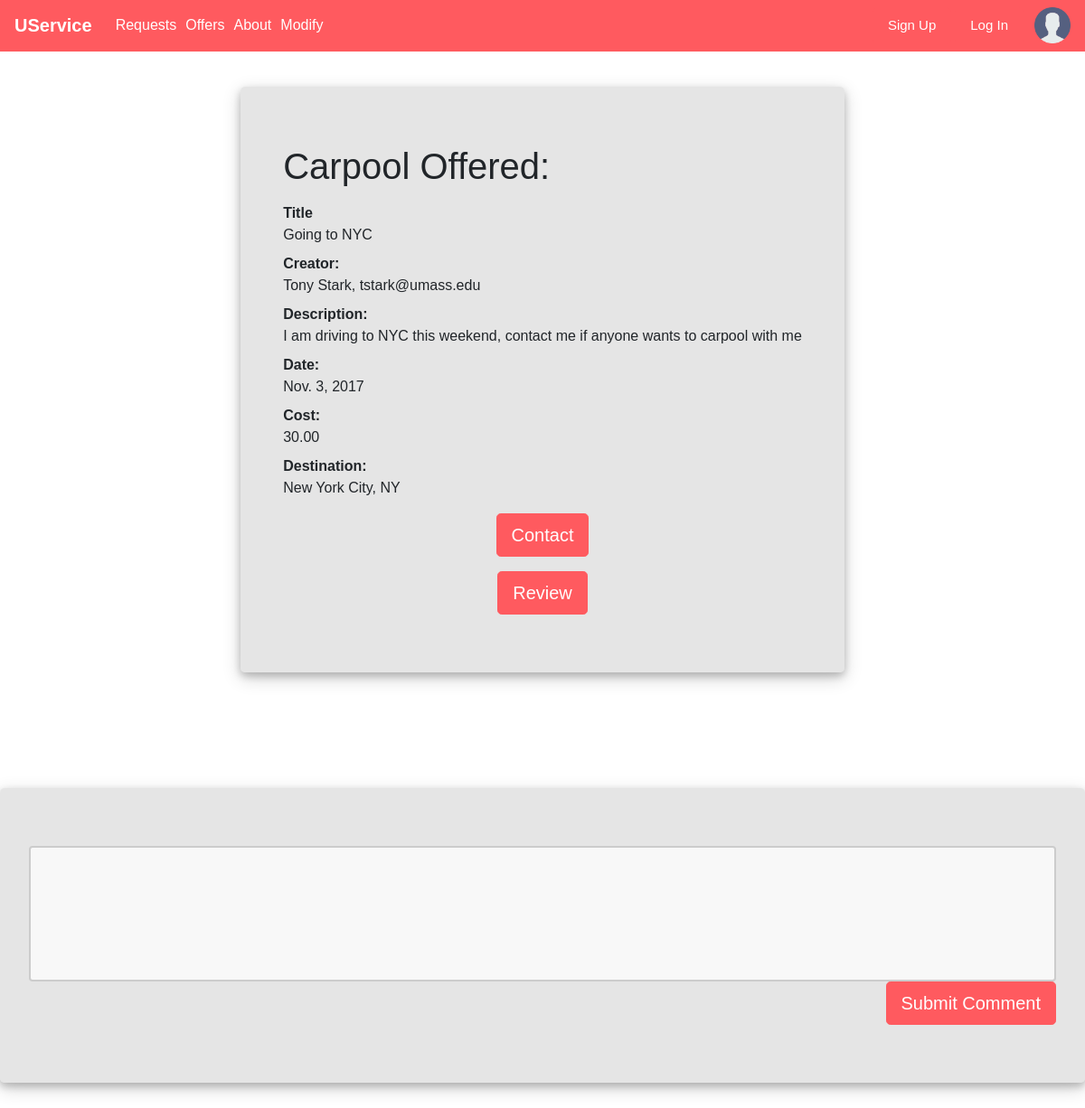
The page /USERVICE/carpoolDetail/4 on the database its author committed.
### USERVICE/models.py (models this page shows, shortened)
class Carpool(models.Model):
    title = models.CharField(max_length=200)
    creator = models.ForeignKey(Profile, on_delete=models.SET_NULL, null=True)
    description = models.TextField(max_length=1000, help_text="Enter a brief desciption of the service")
    destination = models.CharField(max_length=200)
    date = models.DateField(null=True, blank=True)
    cost = models.DecimalField(max_digits=4, decimal_places=2, default=Decimal('0.00'))
    request = models.BooleanField(default=False)
    offer = models.BooleanField(default=False)

class Profile(models.Model):
    user = models.ForeignKey(User, on_delete=models.SET_NULL, null=True)
    review = models.CharField(max_length=500, help_text="Review")
    RATING = (
        ('vb', 'Very Bad'),
        ('b', 'Bad'),
        ('g', 'Good'),
        ('vg', 'Very Good'),
    )
    rating = models.CharField(max_length=1, choices=RATING, blank=True, default='vb', help_text='Rate Me')
    def __str__(self):
        return '%s' % (self.user)

class User(models.Model):
    name = models.CharField(max_length=100, help_text="Name")
    email = models.CharField(max_length=100, help_text="Email")
    password = models.CharField(max_length=10, help_text="Password")
    def __str__(self):
        return '%s, %s' % (self.name, self.email)

### USERVICE/views.py (the view)
# urls.py: url(r'^carpoolDetail/(?P<pk>\d+)$', views.carpoolDetailView.as_view(), name='carpool-Detail'),
class carpoolDetailView(generic.DetailView):
    model=Carpool
    context_object_name="carpool"
    template_name='displayTemplate/carpoolDetail.html'

### USERVICE/templates/displayTemplate/carpoolDetail.html (shortened to what this page needs)
{% extends "base_generic.html" %}
{% block extra_head %}
{% load static %}
<link rel="stylesheet" href="{% static 'css/details.css' %}">
{% endblock %}
{% block content %}
    <div class="row">
      <div class="jumbotron">
        <div class="container">
          {% if carpool.offer %}
          <h1 class="text-left">Carpool Offered:</h1>
          {%else%}
          <h1 class="text-left">Carpool Requested:</h1>
          {%endif%}
        <dl class="dl-horizontal">
          <dt>Title</dt>
          <dd>{{carpool.title}}</dd>
          <dt>Creator:</dt>
          <dd>{{carpool.creator}}</dd>
          <dt>Description:</dt>
          <dd>{{carpool.description}}</dd>
          <dt>Date:</dt>
          <dd>{{carpool.date}}</dd>
          <dt>Cost:</dt>
          <dd>{{carpool.cost}}</dd>
          <dt>Destination:</dt>
          <dd>{{carpool.destination}}</dd>
        </dl>
        </div>
        <div class="text-center">
        <button type="button" class="btn btn-lg">Contact</button>
        </div>
        {% if carpool.offer %}
        <div class="text-center">
        <button type="button" class="btn btn-lg">Review</button>
      </div>
        {%endif%}
      </div>
    </div>
    <div class="jumbotron">
      <input id="input" type="text">
      <div class="text-right">
      <button type="submit" class="btn btn-lg">Submit Comment</button>
    </div>
  </div>
{% endblock %}

### USERVICE/static/css/navbar.css (style rules this page uses)
* { font-family: Arial, Helvetica, sans-serif; }

### USERVICE/static/css/details.css (style rules this page uses)
.btn-lg { background-color: #FF5A5F; border-color: #FF5A5F; color: white; }
.jumbotron { background-color: rgba(203, 203, 203, 0.49)!important; margin-top: 6rem; box-shadow: 0 4px 8px 0 rgba(0, 0, 0, 0.2), 0 6px 20px 0 rgba(0, 0, 0, 0.19); }
.row { justify-content: center; }
input { width: 100%; height: 150px; padding: 12px 20px; box-sizing: border-box; border: 2px solid #ccc; border-radius: 4px; background-color: #f8f8f8; resize: none; }

### rows shown on the page
Carpool: title "Going to NYC", creator "Tony Stark, tstark@umass.edu", description "I am driving to NYC this weekend, contact me if anyone wants to carpool with me", date "Nov. 3, 2017", cost "30.00", destination "New York City, NY"
